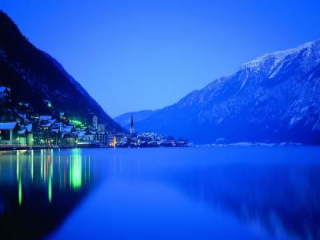
#> input picture LCD/sw/picsconverter/pics/lakeside.png, 320 x 240 px
$ jupyter execute image_process.ipynb
#> lines starting #> are read from the running program, lines starting #| are printed output that depends on the picture
[cell 1]
import numpy as np
from PIL import Image

[cell 2]
def array_from_img(img):
    img.load()
    return np.asarray( img, dtype="uint32" )
def load_image( infilename ):
#> called with infilename = './pics/lakeside.png'
    return Image.open( infilename).convert("RGB")
#> returned value is the input picture: PIL image 320x240 RGB; mean R, G, B 31.6, 87.5, 205.6

def img_from_array(npdata):
    return Image.fromarray( np.asarray( npdata, dtype="uint8"), "RGB" )

def save_image( img, outfilename ) :
    img.save( outfilename )


def to_lt24 (arr):
    #down size
    lt24_arr = np.copy(arr) >> np.array([3,2,3])
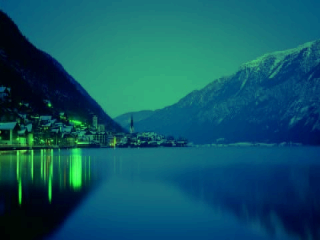
#> lt24_arr: shape (240, 320, 3) int64; mean R, G, B 3.6, 21.5, 25.2; drawn with min black and max white
    # bgr format , all bgr in one pixel
    temp = (lt24_arr[:,:,0]<<11) + (lt24_arr[:,:,1]<<5) + (lt24_arr[:,:,2])
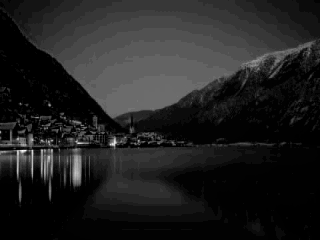
#> temp: shape (240, 320) int64; min 1, max 61274, mean 8004.8; drawn with min black and max white
    # 2 pixels in one word
    temp2 = np.array(temp.reshape((240,160,2)),dtype="uint32")
    temp3 = (temp2[:,:,1]<<16)+temp2[:,:,0]
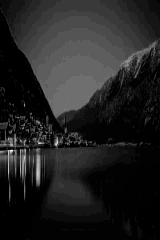
#> temp3: shape (240, 160) uint32; min 196611, max 3.88e+09, mean 523533008; drawn with min black and max white
    # 1-D array
    return temp3.reshape((38400,1))[:,0]

def from_lt24 (lt24):
    #reverse function to_lt24
    temp = lt24.reshape((240,160))
    temp2 = np.zeros((240,160,2),dtype="uint32")
    temp2[:,:,1] = temp >>16
    temp2[:,:,0] = temp % (1<<16)
    temp3 = temp2.reshape((240,320))
    result = np.zeros((240,320,3),dtype="uint32")
    result[:,:,0]= temp3>>11
    result[:,:,1] = (temp3>>5) % (1<<6)
    result[:,:,2] = temp3 % (1<<5)
    return result << np.array([3,2,3])

def to_file(lt24, path):
    f = open(path, 'wb')
    for line in lt24:
        f.write(line.newbyteorder().tobytes())
    f.close()

def from_file(path):
    f = open(path, 'rb')
    b = f.read()
    return np.frombuffer(b, dtype='uint32', count=-1, offset=0).newbyteorder()

[cell 3]
path = './pics/lakeside.png'

[cell 4]
img = load_image(path)

[cell 5]
arr = array_from_img(img)

[cell 6]
lt24 = to_lt24(arr)
lt24[-3]
#> Out = 9240750

[cell 7]
path_file = './files/lakeside.bin'

[cell 8]
to_file(lt24, path_file)
#> the loop in to_file, `for line in lt24:` made 38400 passes
#> line on passes 1 to 3: 180292287, 178129566, 178131646

[cell 9]
lt24_rec = from_file(path_file)

[cell 10]
arr_rec = from_lt24 (lt24_rec)

[cell 11]
img_out = img_from_array(arr_rec)

[cell 12]
img

[cell 13]
img_out

[cell 14]
out_path = './pics/lakeside_out.png'

[cell 15]
save_image( img_out, out_path)

$ run again, with LCD/sw/picsconverter/pics/colorful_rain.png copied over LCD/sw/picsconverter/pics/lakeside.png
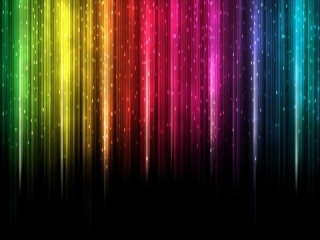
#> input picture LCD/sw/picsconverter/pics/colorful_rain.png, 320 x 240 px
#> in load_image, returned value is the input picture: PIL image 320x240 RGB; mean R, G, B 66.6, 47.6, 38.8
#> in to_lt24, `temp = (lt24_arr[:,:,0]<<11) + (lt24_arr[:,:,1]<<5) + (lt24_arr[:,:,2])`:
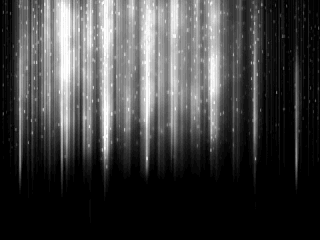
#> temp: shape (240, 320) int64; min 0, max 65516, mean 16757; drawn with min black and max white
#> in to_lt24, `temp3 = (temp2[:,:,1]<<16)+temp2[:,:,0]`:
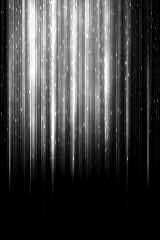
#> temp3: shape (240, 160) uint32; min 0, max 4.29e+09, mean 1.1e+09; drawn with min black and max white
#> Out = 0
#> the loop in to_file, `for line in lt24:` made 38400 passes
#> line on passes 1 to 3: 25297250, 317000292, 466027204

$ run again, with LCD/sw/picsconverter/pics/crazy_wall.png copied over LCD/sw/picsconverter/pics/lakeside.png
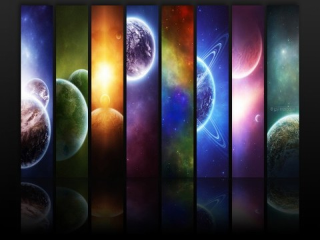
#> input picture LCD/sw/picsconverter/pics/crazy_wall.png, 320 x 240 px
#> in load_image, returned value is the input picture: PIL image 320x240 RGB; mean R, G, B 61.1, 56, 63.7
#> in to_lt24, `temp = (lt24_arr[:,:,0]<<11) + (lt24_arr[:,:,1]<<5) + (lt24_arr[:,:,2])`:
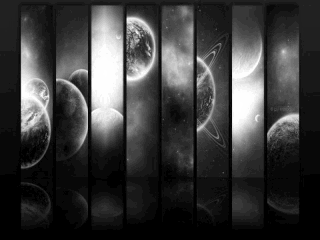
#> temp: shape (240, 320) int64; min 0, max 65535, mean 15202.4; drawn with min black and max white
#> in to_lt24, `temp3 = (temp2[:,:,1]<<16)+temp2[:,:,0]`:
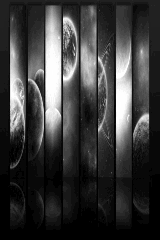
#> temp3: shape (240, 160) uint32; min 0, max 4.29e+09, mean 996911280.4; drawn with min black and max white
#> Out = 0
#> the loop in to_file, `for line in lt24:` made 38400 passes
#> line on passes 1 to 3: 556015908, 556015908, 556015908

$ run again, with LCD/sw/picsconverter/pics/floating.png copied over LCD/sw/picsconverter/pics/lakeside.png
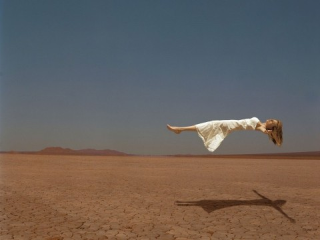
#> input picture LCD/sw/picsconverter/pics/floating.png, 320 x 240 px
#> in load_image, returned value is the input picture: PIL image 320x240 RGB; mean R, G, B 105, 97, 92.3
#> in to_lt24, `temp = (lt24_arr[:,:,0]<<11) + (lt24_arr[:,:,1]<<5) + (lt24_arr[:,:,2])`:
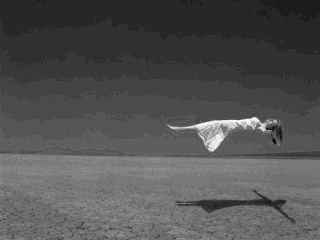
#> temp: shape (240, 320) int64; min 8288, max 65503, mean 26769.6; drawn with min black and max white
#> in to_lt24, `temp3 = (temp2[:,:,1]<<16)+temp2[:,:,0]`:
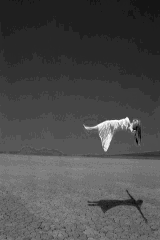
#> temp3: shape (240, 160) uint32; min 677394657, max 4.29e+09, mean 1.75e+09; drawn with min black and max white
#> Out = 2334688008
#> the loop in to_file, `for line in lt24:` made 38400 passes
#> line on passes 1 to 3: 1120813774, 1120748237, 1118585549
